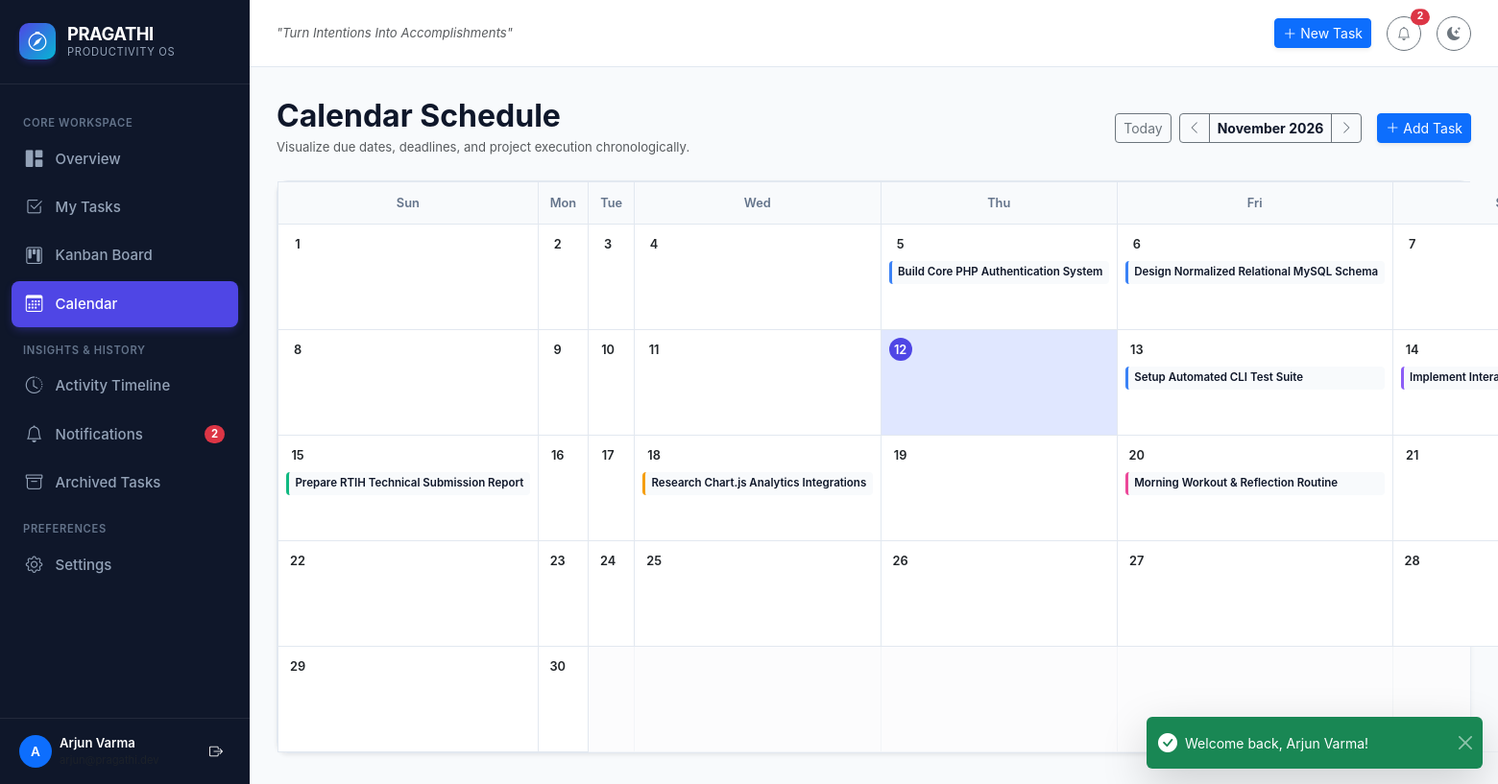
The app's page /calendar (signed in) with its own data.
### tables this page shows
CREATE TABLE `tasks` (
    `id` INT AUTO_INCREMENT PRIMARY KEY,
    `user_id` INT NOT NULL,
    `category_id` INT NULL,
    `title` VARCHAR(255) NOT NULL,
    `description` TEXT NULL,
    `status` ENUM('pending', 'in_progress', 'completed') NOT NULL DEFAULT 'pending',
    `priority` ENUM('low', 'medium', 'high') NOT NULL DEFAULT 'medium',
    `due_date` DATE NULL,
    `tags` VARCHAR(255) NULL,
    `created_at` TIMESTAMP DEFAULT CURRENT_TIMESTAMP,
    `updated_at` TIMESTAMP DEFAULT CURRENT_TIMESTAMP ON UPDATE CURRENT_TIMESTAMP,
    `archived_at` TIMESTAMP NULL DEFAULT NULL,
    FOREIGN KEY (`user_id`) REFERENCES `users`(`id`) ON DELETE CASCADE,
    FOREIGN KEY (`category_id`) REFERENCES `categories`(`id`) ON DELETE SET NULL,
    INDEX `idx_tasks_user_status` (`user_id`, `status`),
    INDEX `idx_tasks_user_due_date` (`user_id`, `due_date`),
    INDEX `idx_tasks_user_archived` (`user_id`, `archived_at`),
    INDEX `idx_tasks_user_priority` (`user_id`, `priority`)
);

### app/helpers/View.php (called while the page is built, shortened)
<?php
class View
{
    private static string $viewsPath = __DIR__ . '/../../views';
    public static function render(string $view, array $data = [], ?string $layout = 'main'): void
    {
        $viewFile = self::$viewsPath . '/' . str_replace('.', '/', $view) . '.php';
        extract($data, EXTR_SKIP);
        include $viewFile;
    }
}

### app/controllers/CalendarController.php (called while the page is built, shortened)
<?php
class CalendarController
{
    public function index(): void
    {
        $userId = Session::userId();
        $year = (int) ($_GET['year'] ?? date('Y'));
        $month = (int) ($_GET['month'] ?? date('n'));
        $currentMonthTimestamp = mktime(0, 0, 0, $month, 1, $year);
        $monthName = date('F', $currentMonthTimestamp);
        $daysInMonth = (int) date('t', $currentMonthTimestamp);
        $firstDayOfWeek = (int) date('w', $currentMonthTimestamp);
        $startDate = sprintf('%04d-%02d-01', $year, $month);
        $endDate = sprintf('%04d-%02d-%02d', $year, $month, $daysInMonth);
        $tasks = Task::getTasksForCalendar($userId, $startDate, $endDate);
        $tasksByDate = [];
        foreach ($tasks as $task) {
            $d = $task['due_date'];
            $tasksByDate[$d][] = $task;
        }
        $prevMonth = $month - 1;
        $prevYear = $year;
        $nextMonth = $month + 1;
        $nextYear = $year;
        $unreadCount = Notification::getUnreadCount($userId);
        View::render('calendar.index', [
            'pageTitle' => "Calendar: {$monthName} {$year} — PRAGATHI",
            'activeNav' => 'calendar',
            'year' => $year,
            'month' => $month,
            'monthName' => $monthName,
            'daysInMonth' => $daysInMonth,
            'firstDayOfWeek' => $firstDayOfWeek,
            'tasksByDate' => $tasksByDate,
            'prevYear' => $prevYear,
            'prevMonth' => $prevMonth,
            'nextYear' => $nextYear,
            'nextMonth' => $nextMonth,
            'todayDate' => date('Y-m-d'),
            'unreadNotificationCount' => $unreadCount,
        ]);
    }
}

### public/index.php (called while the page is built, shortened)
<?php
$router = require __DIR__ . '/../routes/web.php';
$requestMethod = $_SERVER['REQUEST_METHOD'] ?? 'GET';
$requestUri = $_SERVER['REQUEST_URI'] ?? '/';
$router->dispatch($requestMethod, $requestUri);

### app/models/Task.php (called while the page is built, shortened)
<?php
class Task
{
    public static function getTasksForCalendar(int $userId, string $startDate, string $endDate): array
    {
        $db = Database::getInstance();
        $stmt = $db->prepare("
            SELECT t.id, t.title, t.status, t.priority, t.due_date, c.name AS category_name, c.color AS category_color
            FROM tasks t
            LEFT JOIN categories c ON t.category_id = c.id
            WHERE t.user_id = :user_id
              AND t.archived_at IS NULL
              AND t.due_date IS NOT NULL
              AND t.due_date >= :start_date
              AND t.due_date <= :end_date
            ORDER BY t.due_date ASC
        ");
        $stmt->execute([
            ':user_id' => $userId,
            ':start_date' => $startDate,
            ':end_date' => $endDate,
        ]);
        return $stmt->fetchAll();
    }
}

### views/calendar/index.php (the view, shortened to what this page needs)
<div class="d-flex flex-column flex-md-row align-items-md-center justify-content-between gap-3 mb-4">
    <div>
        <h2 class="fw-bold mb-1">Calendar Schedule</h2>
        <p class="text-muted small mb-0">Visualize due dates, deadlines, and project execution chronologically.</p>
    </div>
    <div class="d-flex align-items-center gap-2">
        <a href="/calendar?year=<?= date('Y') ?>&month=<?= date('n') ?>" class="btn btn-outline-secondary btn-sm">
            Today
        </a>
        <div class="btn-group btn-group-sm">
            <a href="/calendar?year=<?= $prevYear ?>&month=<?= $prevMonth ?>" class="btn btn-outline-secondary">
                <i class="bi bi-chevron-left"></i>
            </a>
            <span class="btn btn-outline-secondary fw-bold disabled" style="color: inherit; opacity: 1;">
                <?= $monthName ?> <?= $year ?>
            </span>
            <a href="/calendar?year=<?= $nextYear ?>&month=<?= $nextMonth ?>" class="btn btn-outline-secondary">
                <i class="bi bi-chevron-right"></i>
            </a>
        </div>
        <a href="/tasks/create" class="btn btn-primary btn-sm d-flex align-items-center gap-1 shadow-sm ms-2">
            <i class="bi bi-plus-lg"></i>
            <span>Add Task</span>
        </a>
    </div>
</div>
<div class="card shadow-sm">
    <div class="calendar-grid">
        <div class="calendar-day-header">Sun</div>
        <div class="calendar-day-header">Mon</div>
        <div class="calendar-day-header">Tue</div>
        <div class="calendar-day-header">Wed</div>
        <div class="calendar-day-header">Thu</div>
        <div class="calendar-day-header">Fri</div>
        <div class="calendar-day-header">Sat</div>
        <?php
        for ($day = 1; $day <= $daysInMonth; $day++):
            $dateStr = sprintf('%04d-%02d-%02d', $year, $month, $day);
            $isToday = ($dateStr === $todayDate);
            $dayTasks = $tasksByDate[$dateStr] ?? [];
        ?>
            <div class="calendar-cell <?= $isToday ? 'today' : '' ?>">
                <div class="calendar-cell-date"><?= $day ?></div>
                <div class="overflow-y-auto flex-grow-1" style="max-height: 90px;">
                    <?php foreach ($dayTasks as $t): ?>
                        <a href="/tasks/<?= (int)$t['id'] ?>/edit"
                           class="calendar-chip"
                           style="border-left-color: <?= htmlspecialchars($t['category_color'] ?? '#6366f1', ENT_QUOTES) ?>;"
                           title="<?= htmlspecialchars($t['title'], ENT_QUOTES) ?> (<?= ucfirst($t['status']) ?>)">
                            <span class="fw-semibold"><?= htmlspecialchars($t['title'], ENT_QUOTES) ?></span>
                        </a>
                    <?php endforeach; ?>
                </div>
            </div>
        <?php endfor; ?>
        <?php
        $totalCells = $firstDayOfWeek + $daysInMonth;
        $remainder = 7 - ($totalCells % 7);
        if ($remainder < 7):
            for ($j = 0; $j < $remainder; $j++):
        ?>
            <div class="calendar-cell other-month"></div>
        <?php
            endfor;
        endif;
        ?>
    </div>
</div>

### routes/Router.php (shortened to what this page needs)
<?php
class Router
{
    private array $routes = [];
    private function addRoute(string $method, string $path, string $handler, array $middleware): void
    {
        $this->routes[] = [
            'method' => $method,
            'path' => $path,
            'handler' => $handler,
            'middleware' => $middleware,
        ];
    }
    public function dispatch(string $requestMethod, string $requestUri): void
    {
        $path = parse_url($requestUri, PHP_URL_PATH) ?: '/';
        foreach ($this->routes as $route) {
            if ($route['method'] !== $requestMethod) {
                continue;
            }
            $pattern = preg_replace('/\{([a-zA-Z0-9_]+)\}/', '([^/]+)', $route['path']);
            $pattern = '#^' . $pattern . '$#';
            if (preg_match($pattern, $path, $matches)) {
                array_shift($matches);
                [$controllerName, $action] = explode('@', $route['handler']);
                $controller = new $fqcn();
                call_user_func_array([$controller, $action], $matches);
                return;
            }
        }
    }
}

### public/assets/css/pragathi.css (style rules this page uses)
:root { --pragathi-primary: #4f46e5; --pragathi-primary-hover: #4338ca; --pragathi-primary-subtle: #e0e7ff; --pragathi-surface: #ffffff; --pragathi-bg: #f8fafc; --pragathi-sidebar-bg: #0f172a; --pragathi-sidebar-text: #94a3b8; --pragathi-sidebar-active: #ffffff; --pragathi-sidebar-hover: #1e293b; --pragathi-border: #e2e8f0; --pragathi-text-main: #0f172a; --pragathi-text-muted: #64748b; --pragathi-card-shadow: 0 1px 3px 0 rgb(0 0 0 / 0.07), 0 1px 2px -1px rgb(0 0 0 / 0.05); --pragathi-card-hover: 0 10px 15px -3px rgb(0 0 0 / 0.08), 0 4px 6px -4px rgb(0 0 0 / 0.04); }
body { background-color: var(--pragathi-bg); color: var(--pragathi-text-main); font-family: -apple-system, BlinkMacSystemFont, "Segoe UI", Roboto, "Helvetica Neue", Arial, sans-serif; font-size: 0.9375rem; line-height: 1.5; overflow-x: hidden; min-height: 100vh; }
.card { background-color: var(--pragathi-surface); border: 1px solid var(--pragathi-border); border-radius: 12px; box-shadow: var(--pragathi-card-shadow); transition: box-shadow 0.2s ease, transform 0.2s ease; }
.calendar-grid { display: grid; grid-template-columns: repeat(7, 1fr); border-top: 1px solid var(--pragathi-border); border-left: 1px solid var(--pragathi-border); }
.calendar-day-header { background-color: var(--pragathi-bg); padding: 0.75rem; text-align: center; font-weight: 600; font-size: 0.8rem; color: var(--pragathi-text-muted); border-right: 1px solid var(--pragathi-border); border-bottom: 1px solid var(--pragathi-border); }
.calendar-cell { min-height: 110px; background-color: var(--pragathi-surface); border-right: 1px solid var(--pragathi-border); border-bottom: 1px solid var(--pragathi-border); padding: 0.5rem; display: flex; flex-direction: column; transition: background-color 0.15s ease; }
.calendar-cell.other-month { background-color: var(--pragathi-bg); opacity: 0.4; }
.calendar-cell.today { background-color: var(--pragathi-primary-subtle); }
.calendar-cell-date { font-weight: 600; font-size: 0.8rem; margin-bottom: 0.35rem; width: 24px; height: 24px; display: flex; align-items: center; justify-content: center; border-radius: 50%; }
.calendar-cell.today .calendar-cell-date { background-color: var(--pragathi-primary); color: #ffffff; }
.calendar-chip { font-size: 0.72rem; padding: 0.2rem 0.4rem; border-radius: 4px; margin-bottom: 0.25rem; white-space: nowrap; overflow: hidden; text-overflow: ellipsis; text-decoration: none; display: block; border-left: 3px solid; background-color: var(--pragathi-bg); color: var(--pragathi-text-main); }

### records on screen
tasks: title "Build Core PHP Authentication System"
tasks: title "Design Normalized Relational MySQL Schema"
tasks: title "Setup Automated CLI Test Suite"
tasks: title "Implement…"
tasks: title "Prepare RTIH Technical Submission Report"
tasks: title "Research Chart.js Analytics Integrations"
tasks: title "Morning Workout & Reflection Routine"

### other values on screen
$msg "Welcome back, Arjun Varma!"
